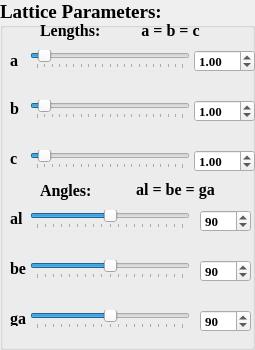
       <widget class="QGroupBox" name="groupBox_lattice">
        <property name="sizePolicy">
         <sizepolicy hsizetype="Fixed" vsizetype="Fixed">
          <horstretch>0</horstretch>
          <verstretch>0</verstretch>
         </sizepolicy>
        </property>
        <property name="minimumSize">
         <size>
          <width>255</width>
          <height>350</height>
         </size>
        </property>
        <property name="maximumSize">
         <size>
          <width>255</width>
          <height>350</height>
         </size>
        </property>
        <property name="font">
         <font>
          <family>Times New Roman</family>
          <pointsize>14</pointsize>
          <weight>75</weight>
          <bold>true</bold>
         </font>
        </property>
        <property name="title">
         <string>Lattice Parameters:</string>
        </property>
        <widget class="QSlider" name="hSlider_a">
         <property name="enabled">
          <bool>true</bool>
         </property>
         <property name="geometry">
          <rect>
           <x>30</x>
           <y>50</y>
           <width>160</width>
           <height>19</height>
          </rect>
         </property>
         <property name="toolTip">
          <string>&lt;!DOCTYPE HTML PUBLIC &quot;-//W3C//DTD HTML 4.0//EN&quot; &quot;http://www.w3.org/TR/REC-html40/strict.dtd&quot;&gt;
&lt;html&gt;&lt;head&gt;&lt;meta name=&quot;qrichtext&quot; content=&quot;1&quot; /&gt;&lt;style type=&quot;text/css&quot;&gt;
p, li { white-space: pre-wrap; }
&lt;/style&gt;&lt;/head&gt;&lt;body style=&quot; font-family:'Times New Roman'; font-size:14pt; font-weight:600; font-style:normal;&quot;&gt;
&lt;p style=&quot; margin-top:0px; margin-bottom:0px; margin-left:0px; margin-right:0px; -qt-block-indent:0; text-indent:0px;&quot;&gt;&lt;span style=&quot; font-size:10pt; font-weight:400;&quot;&gt;Adjust lattice parameter a&lt;/span&gt;&lt;/p&gt;&lt;/body&gt;&lt;/html&gt;</string>
         </property>
         <property name="minimum">
          <number>1</number>
         </property>
         <property name="maximum">
          <number>2000</number>
         </property>
         <property name="singleStep">
          <number>10</number>
         </property>
         <property name="pageStep">
          <number>100</number>
         </property>
         <property name="value">
          <number>100</number>
         </property>
         <property name="sliderPosition">
          <number>100</number>
         </property>
         <property name="tracking">
          <bool>true</bool>
         </property>
         <property name="orientation">
          <enum>Qt::Horizontal</enum>
         </property>
         <property name="invertedAppearance">
          <bool>false</bool>
         </property>
         <property name="tickPosition">
          <enum>QSlider::TicksBelow</enum>
         </property>
        </widget>
        <widget class="QLabel" name="label_a">
         <property name="geometry">
          <rect>
           <x>10</x>
           <y>50</y>
           <width>21</width>
           <height>21</height>
          </rect>
         </property>
         <property name="font">
          <font>
           <family>Times New Roman</family>
           <pointsize>12</pointsize>
           <weight>75</weight>
           <bold>true</bold>
          </font>
         </property>
         <property name="text">
          <string>a</string>
         </property>
        </widget>
        <widget class="QLabel" name="label_b">
         <property name="geometry">
          <rect>
           <x>10</x>
           <y>100</y>
           <width>21</width>
           <height>16</height>
          </rect>
         </property>
         <property name="font">
          <font>
           <family>Times New Roman</family>
           <pointsize>12</pointsize>
           <weight>75</weight>
           <bold>true</bold>
          </font>
         </property>
         <property name="text">
          <string>b</string>
         </property>
        </widget>
        <widget class="QLabel" name="label_c">
         <property name="geometry">
          <rect>
           <x>10</x>
           <y>150</y>
           <width>21</width>
           <height>16</height>
          </rect>
         </property>
         <property name="font">
          <font>
           <family>Times New Roman</family>
           <pointsize>12</pointsize>
           <weight>75</weight>
           <bold>true</bold>
          </font>
         </property>
         <property name="text">
          <string>c</string>
         </property>
        </widget>
        <widget class="QSlider" name="hSlider_b">
         <property name="enabled">
          <bool>true</bool>
         </property>
         <property name="geometry">
          <rect>
           <x>30</x>
           <y>100</y>
           <width>160</width>
           <height>19</height>
          </rect>
         </property>
         <property name="toolTip">
          <string>&lt;!DOCTYPE HTML PUBLIC &quot;-//W3C//DTD HTML 4.0//EN&quot; &quot;http://www.w3.org/TR/REC-html40/strict.dtd&quot;&gt;
&lt;html&gt;&lt;head&gt;&lt;meta name=&quot;qrichtext&quot; content=&quot;1&quot; /&gt;&lt;style type=&quot;text/css&quot;&gt;
p, li { white-space: pre-wrap; }
&lt;/style&gt;&lt;/head&gt;&lt;body style=&quot; font-family:'Times New Roman'; font-size:14pt; font-weight:600; font-style:normal;&quot;&gt;
&lt;p style=&quot; margin-top:0px; margin-bottom:0px; margin-left:0px; margin-right:0px; -qt-block-indent:0; text-indent:0px;&quot;&gt;&lt;span style=&quot; font-size:10pt; font-weight:400;&quot;&gt;Adjust lattice parameter b&lt;/span&gt;&lt;/p&gt;&lt;/body&gt;&lt;/html&gt;</string>
         </property>
         <property name="minimum">
          <number>1</number>
         </property>
         <property name="maximum">
          <number>2000</number>
         </property>
         <property name="singleStep">
          <number>10</number>
         </property>
         <property name="pageStep">
          <number>100</number>
         </property>
         <property name="value">
          <number>100</number>
         </property>
         <property name="sliderPosition">
          <number>100</number>
         </property>
         <property name="orientation">
          <enum>Qt::Horizontal</enum>
         </property>
         <property name="tickPosition">
          <enum>QSlider::TicksBelow</enum>
         </property>
        </widget>
        <widget class="QSlider" name="hSlider_c">
         <property name="enabled">
          <bool>true</bool>
         </property>
         <property name="geometry">
          <rect>
           <x>30</x>
           <y>150</y>
           <width>160</width>
           <height>19</height>
          </rect>
         </property>
         <property name="toolTip">
          <string>&lt;!DOCTYPE HTML PUBLIC &quot;-//W3C//DTD HTML 4.0//EN&quot; &quot;http://www.w3.org/TR/REC-html40/strict.dtd&quot;&gt;
&lt;html&gt;&lt;head&gt;&lt;meta name=&quot;qrichtext&quot; content=&quot;1&quot; /&gt;&lt;style type=&quot;text/css&quot;&gt;
p, li { white-space: pre-wrap; }
&lt;/style&gt;&lt;/head&gt;&lt;body style=&quot; font-family:'Times New Roman'; font-size:14pt; font-weight:600; font-style:normal;&quot;&gt;
&lt;p style=&quot; margin-top:0px; margin-bottom:0px; margin-left:0px; margin-right:0px; -qt-block-indent:0; text-indent:0px;&quot;&gt;&lt;span style=&quot; font-size:10pt; font-weight:400;&quot;&gt;Adjust lattice parameter c&lt;/span&gt;&lt;/p&gt;&lt;/body&gt;&lt;/html&gt;</string>
         </property>
         <property name="minimum">
          <number>1</number>
         </property>
         <property name="maximum">
          <number>2000</number>
         </property>
         <property name="singleStep">
          <number>10</number>
         </property>
         <property name="pageStep">
          <number>100</number>
         </property>
         <property name="value">
          <number>100</number>
         </property>
         <property name="sliderPosition">
          <number>100</number>
         </property>
         <property name="orientation">
          <enum>Qt::Horizontal</enum>
         </property>
         <property name="tickPosition">
          <enum>QSlider::TicksBelow</enum>
         </property>
        </widget>
        <widget class="QLabel" name="label_lattice_equality">
         <property name="geometry">
          <rect>
           <x>110</x>
           <y>20</y>
           <width>121</width>
           <height>21</height>
          </rect>
         </property>
         <property name="font">
          <font>
           <pointsize>12</pointsize>
          </font>
         </property>
         <property name="text">
          <string>&lt;!DOCTYPE HTML PUBLIC &quot;-//W3C//DTD HTML 4.0//EN&quot; &quot;http://www.w3.org/TR/REC-html40/strict.dtd&quot;&gt;
&lt;html&gt;&lt;head&gt;&lt;meta name=&quot;qrichtext&quot; content=&quot;1&quot; /&gt;&lt;style type=&quot;text/css&quot;&gt;
p, li { white-space: pre-wrap; }
&lt;/style&gt;&lt;/head&gt;&lt;body style=&quot; font-family:'Times New Roman'; font-size:12pt; font-weight:600; font-style:normal;&quot;&gt;
&lt;p align=&quot;center&quot; style=&quot; margin-top:0px; margin-bottom:0px; margin-left:0px; margin-right:0px; -qt-block-indent:0; text-indent:0px;&quot;&gt;a = b = c&lt;/p&gt;&lt;/body&gt;&lt;/html&gt;</string>
         </property>
        </widget>
        <widget class="QLabel" name="label_lengths">
         <property name="geometry">
          <rect>
           <x>40</x>
           <y>20</y>
           <width>71</width>
           <height>21</height>
          </rect>
         </property>
         <property name="font">
          <font>
           <pointsize>12</pointsize>
          </font>
         </property>
         <property name="text">
          <string>Lengths:</string>
         </property>
        </widget>
        <widget class="QSlider" name="hSlider_beta">
         <property name="geometry">
          <rect>
           <x>30</x>
           <y>260</y>
           <width>160</width>
           <height>19</height>
          </rect>
         </property>
         <property name="maximum">
          <number>180</number>
         </property>
         <property name="sliderPosition">
          <number>90</number>
         </property>
         <property name="orientation">
          <enum>Qt::Horizontal</enum>
         </property>
         <property name="tickPosition">
          <enum>QSlider::TicksBelow</enum>
         </property>
        </widget>
        <widget class="QSlider" name="hSlider_alpha">
         <property name="geometry">
          <rect>
           <x>30</x>
           <y>210</y>
           <width>160</width>
           <height>19</height>
          </rect>
         </property>
         <property name="maximum">
          <number>180</number>
         </property>
         <property name="sliderPosition">
          <number>90</number>
         </property>
         <property name="orientation">
          <enum>Qt::Horizontal</enum>
         </property>
         <property name="tickPosition">
          <enum>QSlider::TicksBelow</enum>
         </property>
        </widget>
        <widget class="QLabel" name="label_alpha">
         <property name="geometry">
          <rect>
           <x>10</x>
           <y>210</y>
           <width>21</width>
           <height>16</height>
          </rect>
         </property>
         <property name="font">
          <font>
           <family>Times New Roman</family>
           <pointsize>12</pointsize>
           <weight>75</weight>
           <bold>true</bold>
          </font>
         </property>
         <property name="text">
          <string>al</string>
         </property>
        </widget>
        <widget class="QSlider" name="hSlider_gamma">
         <property name="geometry">
          <rect>
           <x>30</x>
           <y>310</y>
           <width>160</width>
           <height>19</height>
          </rect>
         </property>
         <property name="maximum">
          <number>180</number>
         </property>
         <property name="sliderPosition">
          <number>90</number>
         </property>
         <property name="orientation">
          <enum>Qt::Horizontal</enum>
         </property>
         <property name="tickPosition">
          <enum>QSlider::TicksBelow</enum>
         </property>
        </widget>
        <widget class="QLabel" name="label_angles">
         <property name="geometry">
          <rect>
           <x>40</x>
           <y>180</y>
           <width>71</width>
           <height>21</height>
          </rect>
         </property>
         <property name="font">
          <font>
           <pointsize>12</pointsize>
          </font>
         </property>
         <property name="text">
          <string>Angles:</string>
         </property>
        </widget>
        <widget class="QLabel" name="label_angle_equality">
         <property name="geometry">
          <rect>
           <x>100</x>
           <y>180</y>
           <width>151</width>
           <height>20</height>
          </rect>
         </property>
         <property name="font">
          <font>
           <pointsize>12</pointsize>
          </font>
         </property>
         <property name="text">
          <string>&lt;!DOCTYPE HTML PUBLIC &quot;-//W3C//DTD HTML 4.0//EN&quot; &quot;http://www.w3.org/TR/REC-html40/strict.dtd&quot;&gt;
&lt;html&gt;&lt;head&gt;&lt;meta name=&quot;qrichtext&quot; content=&quot;1&quot; /&gt;&lt;style type=&quot;text/css&quot;&gt;
p, li { white-space: pre-wrap; }
&lt;/style&gt;&lt;/head&gt;&lt;body style=&quot; font-family:'Times New Roman'; font-size:12pt; font-weight:600; font-style:normal;&quot;&gt;
&lt;p align=&quot;center&quot; style=&quot; margin-top:0px; margin-bottom:0px; margin-left:0px; margin-right:0px; -qt-block-indent:0; text-indent:0px;&quot;&gt;al = be = ga&lt;/p&gt;&lt;/body&gt;&lt;/html&gt;</string>
         </property>
        </widget>
        <widget class="QLabel" name="label_gamma">
         <property name="geometry">
          <rect>
           <x>10</x>
           <y>310</y>
           <width>21</width>
           <height>16</height>
          </rect>
         </property>
         <property name="font">
          <font>
           <family>Times New Roman</family>
           <pointsize>12</pointsize>
           <weight>75</weight>
           <bold>true</bold>
          </font>
         </property>
         <property name="text">
          <string>ga</string>
         </property>
        </widget>
        <widget class="QLabel" name="label_beta">
         <property name="geometry">
          <rect>
           <x>10</x>
           <y>260</y>
           <width>21</width>
           <height>16</height>
          </rect>
         </property>
         <property name="font">
          <font>
           <family>Times New Roman</family>
           <pointsize>12</pointsize>
           <weight>75</weight>
           <bold>true</bold>
          </font>
         </property>
         <property name="text">
          <string>be</string>
         </property>
        </widget>
        <widget class="QDoubleSpinBox" name="doubleSpinBox_a">
         <property name="geometry">
          <rect>
           <x>194</x>
           <y>50</y>
           <width>61</width>
           <height>22</height>
          </rect>
         </property>
         <property name="font">
          <font>
           <pointsize>10</pointsize>
          </font>
         </property>
         <property name="toolTip">
          <string>&lt;!DOCTYPE HTML PUBLIC &quot;-//W3C//DTD HTML 4.0//EN&quot; &quot;http://www.w3.org/TR/REC-html40/strict.dtd&quot;&gt;
&lt;html&gt;&lt;head&gt;&lt;meta name=&quot;qrichtext&quot; content=&quot;1&quot; /&gt;&lt;style type=&quot;text/css&quot;&gt;
p, li { white-space: pre-wrap; }
&lt;/style&gt;&lt;/head&gt;&lt;body style=&quot; font-family:'Times New Roman'; font-size:10pt; font-weight:600; font-style:normal;&quot;&gt;
&lt;p style=&quot; margin-top:0px; margin-bottom:0px; margin-left:0px; margin-right:0px; -qt-block-indent:0; text-indent:0px;&quot;&gt;&lt;span style=&quot; font-weight:400;&quot;&gt;Adjust lattice parameter a&lt;/span&gt;&lt;/p&gt;&lt;/body&gt;&lt;/html&gt;</string>
         </property>
         <property name="minimum">
          <double>0.010000000000000</double>
         </property>
         <property name="maximum">
          <double>20.000000000000000</double>
         </property>
         <property name="singleStep">
          <double>0.010000000000000</double>
         </property>
         <property name="value">
          <double>1.000000000000000</double>
         </property>
        </widget>
        <widget class="QDoubleSpinBox" name="doubleSpinBox_b">
         <property name="geometry">
          <rect>
           <x>194</x>
           <y>100</y>
           <width>61</width>
           <height>22</height>
          </rect>
         </property>
         <property name="font">
          <font>
           <pointsize>10</pointsize>
          </font>
         </property>
         <property name="toolTip">
          <string>&lt;!DOCTYPE HTML PUBLIC &quot;-//W3C//DTD HTML 4.0//EN&quot; &quot;http://www.w3.org/TR/REC-html40/strict.dtd&quot;&gt;
&lt;html&gt;&lt;head&gt;&lt;meta name=&quot;qrichtext&quot; content=&quot;1&quot; /&gt;&lt;style type=&quot;text/css&quot;&gt;
p, li { white-space: pre-wrap; }
&lt;/style&gt;&lt;/head&gt;&lt;body style=&quot; font-family:'Times New Roman'; font-size:10pt; font-weight:600; font-style:normal;&quot;&gt;
&lt;p style=&quot; margin-top:0px; margin-bottom:0px; margin-left:0px; margin-right:0px; -qt-block-indent:0; text-indent:0px;&quot;&gt;&lt;span style=&quot; font-weight:400;&quot;&gt;Adjust lattice parameter b&lt;/span&gt;&lt;/p&gt;&lt;/body&gt;&lt;/html&gt;</string>
         </property>
         <property name="minimum">
          <double>0.010000000000000</double>
         </property>
         <property name="maximum">
          <double>20.000000000000000</double>
         </property>
         <property name="singleStep">
          <double>0.010000000000000</double>
         </property>
         <property name="value">
          <double>1.000000000000000</double>
         </property>
        </widget>
        <widget class="QDoubleSpinBox" name="doubleSpinBox_c">
         <property name="geometry">
          <rect>
           <x>194</x>
           <y>150</y>
           <width>61</width>
           <height>22</height>
          </rect>
         </property>
         <property name="font">
          <font>
           <pointsize>10</pointsize>
          </font>
         </property>
         <property name="toolTip">
          <string>&lt;!DOCTYPE HTML PUBLIC &quot;-//W3C//DTD HTML 4.0//EN&quot; &quot;http://www.w3.org/TR/REC-html40/strict.dtd&quot;&gt;
&lt;html&gt;&lt;head&gt;&lt;meta name=&quot;qrichtext&quot; content=&quot;1&quot; /&gt;&lt;style type=&quot;text/css&quot;&gt;
p, li { white-space: pre-wrap; }
&lt;/style&gt;&lt;/head&gt;&lt;body style=&quot; font-family:'Times New Roman'; font-size:10pt; font-weight:600; font-style:normal;&quot;&gt;
&lt;p style=&quot; margin-top:0px; margin-bottom:0px; margin-left:0px; margin-right:0px; -qt-block-indent:0; text-indent:0px;&quot;&gt;&lt;span style=&quot; font-weight:400;&quot;&gt;Adjust lattice parameter c&lt;/span&gt;&lt;/p&gt;&lt;/body&gt;&lt;/html&gt;</string>
         </property>
         <property name="minimum">
          <double>0.010000000000000</double>
         </property>
         <property name="maximum">
          <double>20.000000000000000</double>
         </property>
         <property name="singleStep">
          <double>0.010000000000000</double>
         </property>
         <property name="value">
          <double>1.000000000000000</double>
         </property>
        </widget>
        <widget class="QSpinBox" name="spinBox_alpha">
         <property name="enabled">
          <bool>true</bool>
         </property>
         <property name="geometry">
          <rect>
           <x>200</x>
           <y>210</y>
           <width>51</width>
           <height>22</height>
          </rect>
         </property>
         <property name="font">
          <font>
           <pointsize>10</pointsize>
          </font>
         </property>
         <property name="maximum">
          <number>180</number>
         </property>
         <property name="value">
          <number>90</number>
         </property>
        </widget>
        <widget class="QSpinBox" name="spinBox_beta">
         <property name="geometry">
          <rect>
           <x>200</x>
           <y>260</y>
           <width>51</width>
           <height>22</height>
          </rect>
         </property>
         <property name="font">
          <font>
           <pointsize>10</pointsize>
          </font>
         </property>
         <property name="maximum">
          <number>180</number>
         </property>
         <property name="value">
          <number>90</number>
         </property>
        </widget>
        <widget class="QSpinBox" name="spinBox_gamma">
         <property name="geometry">
          <rect>
           <x>200</x>
           <y>310</y>
           <width>51</width>
           <height>22</height>
          </rect>
         </property>
         <property name="font">
          <font>
           <pointsize>10</pointsize>
          </font>
         </property>
         <property name="maximum">
          <number>180</number>
         </property>
         <property name="value">
          <number>90</number>
         </property>
        </widget>
       </widget>
